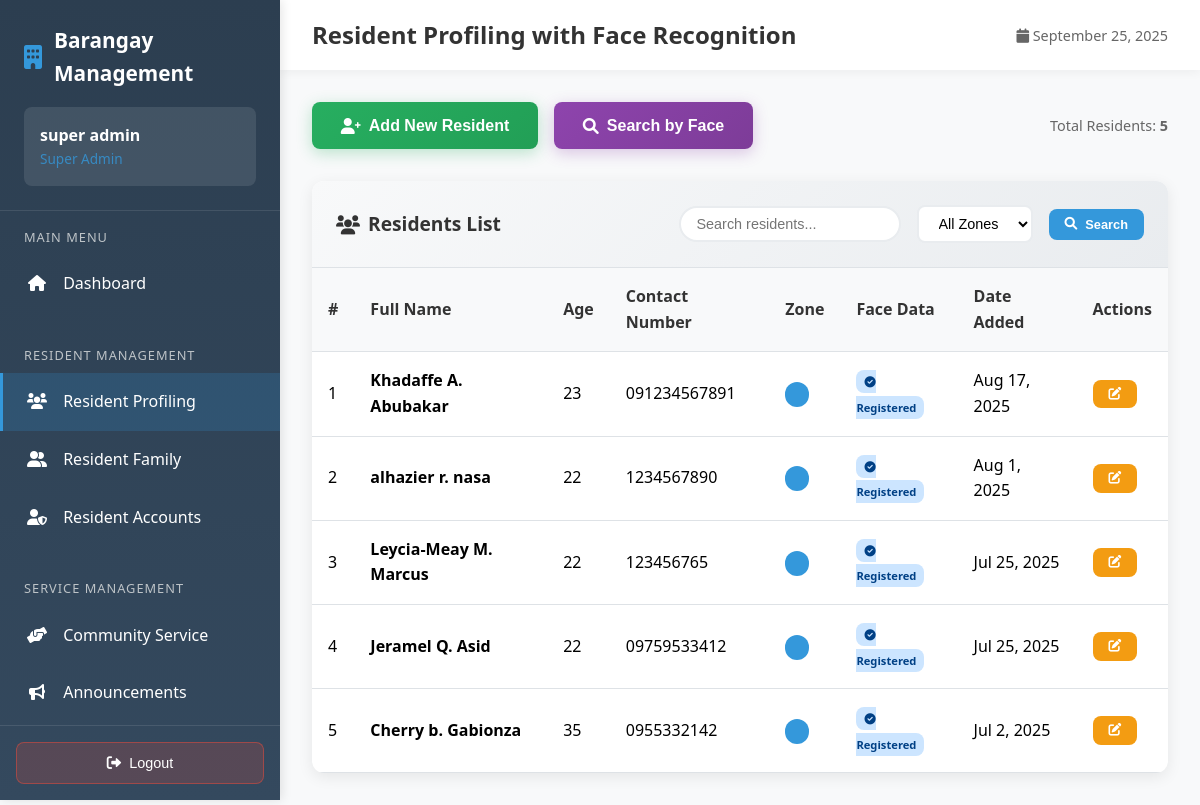
Page /employee/admin/resident-profiling.php (signed in) on the committed database.
### tables this page shows
CREATE TABLE `residents` (
  `id` int(11) NOT NULL,
  `first_name` varchar(100) NOT NULL,
  `middle_initial` varchar(1) DEFAULT NULL,
  `last_name` varchar(100) NOT NULL,
  `full_name` varchar(255) DEFAULT NULL,
  `suffix` varchar(50) DEFAULT NULL,                 
  `status` enum('active','inactive','pending') DEFAULT 'active',
  `age` int(11) NOT NULL,
  `contact_number` varchar(20) NOT NULL,
  `email` varchar(100) DEFAULT NULL,
  `created_at` timestamp NOT NULL DEFAULT current_timestamp(),
  `updated_at` timestamp NOT NULL DEFAULT current_timestamp() ON UPDATE current_timestamp(),
  `photo_path` varchar(255) DEFAULT NULL,
  `face_descriptor` text DEFAULT NULL,
  `face_embedding` text DEFAULT NULL,
  `face_photo` longtext DEFAULT NULL,
  `liveness_verified` tinyint(1) DEFAULT 0,
  `total_volunteer_hours` decimal(6,1) DEFAULT 0.0,
  `total_volunteer_events` int(11) DEFAULT 0,
  `last_volunteer_date` date DEFAULT NULL,
  `volunteer_status` enum('inactive','active','outstanding') DEFAULT 'inactive'
);

### employee/admin/resident-profiling.php (the view, shortened to what this page needs)
<?php
require_once '../../config.php';
$search = isset($_GET['search']) ? mysqli_real_escape_string($connection, $_GET['search']) : '';
$page = isset($_GET['page']) ? intval($_GET['page']) : 1;
$records_per_page = 10;
$offset = ($page - 1) * $records_per_page;
$where_conditions = [];
$where_clause = !empty($where_conditions) ? 'WHERE ' . implode(' AND ', $where_conditions) : '';
$count_query = "SELECT COUNT(*) as total FROM residents $where_clause";
$count_result = mysqli_query($connection, $count_query);
$total_records = mysqli_fetch_assoc($count_result)['total'];
$residents_query = "SELECT * FROM residents $where_clause ORDER BY created_at DESC LIMIT $records_per_page OFFSET $offset";
$residents_result = mysqli_query($connection, $residents_query);
$row_number = $offset + 1;
?>
<!DOCTYPE html>
<html lang="en">
<head>
    <link href="https://cdnjs.cloudflare.com/ajax/libs/font-awesome/6.0.0/css/all.min.css" rel="stylesheet">
</head>
<body>
    <nav class="sidebar" id="sidebar">
        <div class="sidebar-header">
            <div class="sidebar-brand">
                <i class="fas fa-building"></i>
                Barangay Management
            </div>
            <div class="user-info">
                <div class="user-name"><?php echo $_SESSION['full_name']; ?></div>
                <div class="user-role">Super Admin</div>
            </div>
        </div>
        <div class="sidebar-nav">
            <div class="nav-section">
                <div class="nav-section-title">Main Menu</div>
                <a href="dashboard.php" class="nav-item">
                    <i class="fas fa-home"></i>
                    Dashboard
                </a>
            </div>
            <div class="nav-section">
                <div class="nav-section-title">Resident Management</div>
                <a href="resident-profiling.php" class="nav-item active">
                    <i class="fas fa-users"></i>
                    Resident Profiling
                </a>
                <a href="resident_family.php" class="nav-item">
                    <i class="fas fa-user-friends"></i>
                    Resident Family
                </a>
                <a href="resident_account.php" class="nav-item">
					<i class="fas fa-user-shield"></i>
					Resident Accounts
				</a>
            </div>
            <div class="nav-section">
                <div class="nav-section-title">Service Management</div>
                <a href="community_service.php" class="nav-item">
                    <i class="fas fa-hands-helping"></i>
                    Community Service
                </a>
                <a href="announcements.php" class="nav-item">
                    <i class="fas fa-bullhorn"></i>
                    Announcements
                </a>
                <a href="complaints.php" class="nav-item">
                </a>
            </div>
        </div>
        <div class="logout-section">
            <form action="../logout.php" method="POST" id="logoutForm" style="width: 100%;">
                <button type="button" class="logout-btn" onclick="handleLogout()">
                    <i class="fas fa-sign-out-alt"></i>
                    Logout
                </button>
            </form>
        </div>
    </nav>
    <div class="main-content">
        <div class="top-bar">
            <h1 class="page-title">Resident Profiling with Face Recognition</h1>
            <div style="display: flex; align-items: center; gap: 1rem;">
                <span style="color: #666; font-size: 0.9rem;">
                    <i class="fas fa-calendar"></i> <?php echo date('F j, Y'); ?>
                </span>
            </div>
        </div>
        <div class="content-area">
            <div class="action-buttons">
                <div style="display: flex; gap: 1rem; flex-wrap: wrap;">
                    <button class="btn btn-add-resident" onclick="showModal('createModal')">
                        <i class="fas fa-user-plus"></i> Add New Resident
                    </button>
                    <button class="btn btn-face-search" onclick="showModal('searchModal')">
                        <i class="fas fa-search"></i> Search by Face
                    </button>
                </div>
                <div style="color: #666; font-size: 0.9rem;">
                    Total Residents: <strong><?php echo $total_records; ?></strong>
                </div>
            </div>
            <div class="table-card">
                <div class="table-header">
                    <div class="table-title">
                        <i class="fas fa-users"></i>
                        Residents List
                    </div>
                    <div class="search-filters">
                        <form method="GET" style="margin-left: auto; display:flex; gap:1rem; align-items:center;">
                            <input type="text" name="search" placeholder="Search residents..."
                                   class="search-input" value="<?php echo htmlspecialchars($search); ?>">
                            <select name="zone" class="filter-select">
                                <option value="">All Zones</option>
                            </select>
                            <button type="submit" class="btn btn-primary btn-sm">
                                <i class="fas fa-search"></i> Search
                            </button>
                        </form>
                    </div>
                </div>
                <div class="table-responsive">
                    <table class="table">
                        <thead>
                            <tr>
                                <th>#</th>
                                <th>Full Name</th>
                                <th>Age</th>
                                <th>Contact Number</th>
                                <th>Zone</th>
                                <th>Face Data</th>
                                <th>Date Added</th>
                                <th>Actions</th>
                            </tr>
                        </thead>
                        <tbody>
                            <?php if (mysqli_num_rows($residents_result) > 0): ?>
                                <?php while ($resident = mysqli_fetch_assoc($residents_result)): ?>
                                    <tr>
                                        <td><?php echo $row_number++; ?></td>
                                        <td>
                                            <strong><?php echo htmlspecialchars($resident['full_name']); ?></strong>
                                        </td>
                                        <td><?php echo $resident['age']; ?></td>
                                        <td><?php echo htmlspecialchars($resident['contact_number']); ?></td>
                                        <td>
                                            <span class="status-badge zone-badge">
                                            </span>
                                        </td>
                                        <td>
                                            <?php if ($resident['face_descriptor']): ?>
                                                <span class="face-badge face-registered">
                                                    <i class="fas fa-check-circle"></i> Registered
                                                </span>
                                            <?php else: ?>
                                                <span class="face-badge">
                                                    <i class="fas fa-times-circle"></i> Not Set
                                                </span>
                                            <?php endif; ?>
                                        </td>
                                        <td><?php echo date('M j, Y', strtotime($resident['created_at'])); ?></td>
                                        <td>
                                            <button class="btn btn-warning btn-sm" onclick="editResident(<?php echo htmlspecialchars(json_encode($resident)); ?>)">
                                                <i class="fas fa-edit"></i>
                                            </button>
                                        </td>
                                    </tr>
                                <?php endwhile; ?>
                            <?php endif; ?>
                        </tbody>
                    </table>
                </div>
            </div>
        </div>
    </div>
</body>
</html>

### rows in the picture
residents: full_name "Khadaffe A. Abubakar", age "23", contact_number "091234567891", shows "Registered", created_at "Aug 17, 2025"
residents: full_name "alhazier r. nasa", age "22", contact_number "1234567890", shows "Registered", created_at "Aug 1, 2025"
residents: full_name "Leycia-Meay M. Marcus", age "22", contact_number "123456765", shows "Registered", created_at "Jul 25, 2025"
residents: full_name "Jeramel Q. Asid", age "22", contact_number "09759533412", shows "Registered", created_at "Jul 25, 2025"
residents: full_name "Cherry b. Gabionza", age "35", contact_number "0955332142", shows "Registered", created_at "Jul 2, 2025"

### other values in the picture
$_SESSION['full_name'] "super admin"
$total_records "5"
